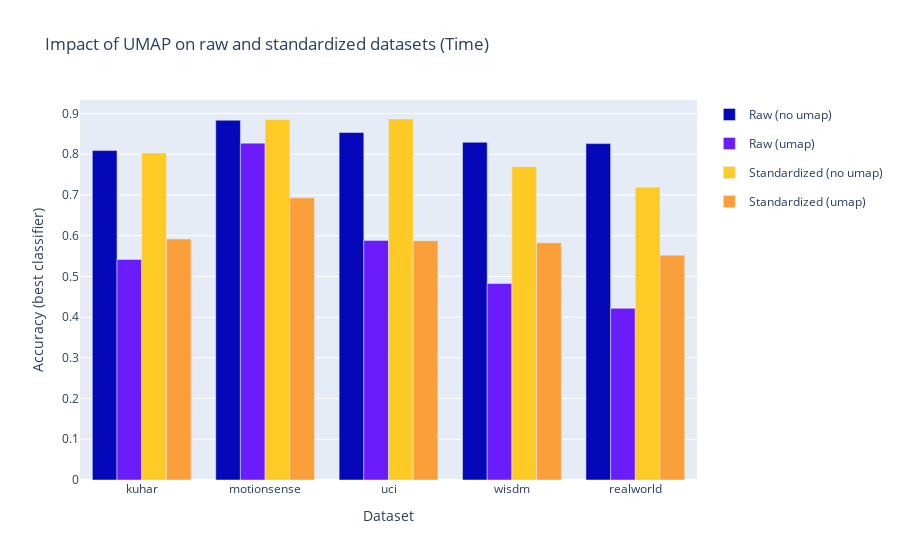

The code cell stored with this chart in its notebook:
### Code cell
experiment_uniq = [c for c in unique_exp_columns if c not in ["train_datasets", "view"]]

df = results.copy()
df = filter_domain_time_only(df)
df = filter_features_all(df)
df = filter_reducer_over_all(df)
df = filter_scaler_none(df)
df = filter_only_reducer_dataset_equals_train_dataset_or_no_reducer(df)

raw_df = filter_view_raw(df.copy())
standartized_df = filter_view_standardized_balanced(df.copy())

# for view in ["raw_balanced", "standardized_balanced"]:

fig = go.Figure()
xs = datasets
no_umap_ys = []
umap_ys = []
for dset in datasets:
    # Filter raw dsets only
    best_acc = raw_df.loc[(raw_df["train_datasets"] == dset) & (raw_df["umap components"] == 0), "accuracy (mean)"]
    no_umap_ys.append(best_acc.sort_values().iloc[-1])
    
    best_acc = raw_df.loc[(raw_df["train_datasets"] == dset) & (raw_df["umap components"] > 0), "accuracy (mean)"]
    umap_ys.append(best_acc.sort_values().iloc[-1])
    
fig.add_trace(
    go.Bar(
        x=xs,
        y=no_umap_ys,
        name="Raw (no umap)",
        marker=dict(color=px.colors.sequential.Plotly3[0]),
        legendgroup="Raw (no umap)",
    )
)
    
fig.add_trace(
    go.Bar(
        x=xs,
        y=umap_ys,
        name="Raw (umap)",
        marker=dict(color=px.colors.sequential.Plotly3[3]),
        legendgroup="Raw (best umap)",
    )
)

no_umap_ys = []
umap_ys = []
for dset in datasets:
    # Filter raw dsets only
    best_acc = standartized_df.loc[(standartized_df["train_datasets"] == dset) & (standartized_df["umap components"] == 0), "accuracy (mean)"]
    no_umap_ys.append(best_acc.sort_values().iloc[-1])
    
    best_acc = standartized_df.loc[(standartized_df["train_datasets"] == dset) & (standartized_df["umap components"] > 0), "accuracy (mean)"]
    umap_ys.append(best_acc.sort_values().iloc[-1])
    
fig.add_trace(
    go.Bar(
        x=xs,
        y=no_umap_ys,
        name="Standardized (no umap)",
        marker=dict(color=px.colors.sequential.Plasma_r[1]),
        legendgroup="Standardized (no umap)",
    )
)
    
fig.add_trace(
    go.Bar(
        x=xs,
        y=umap_ys,
        name="Standardized (umap)",
        marker=dict(color=px.colors.sequential.Plasma_r[2]),
        legendgroup="Standardized (best umap)",
    )
)

fig.update_layout(
    title="Impact of UMAP on raw and standardized datasets (Time)",
    xaxis_title="Dataset",
    yaxis_title="Accuracy (best classifier)",
)

fig.show()

### Figure 1 — Plotly figure (JSON) as saved in the notebook; plotly's stock layout.template omitted (floating-point values rounded to 4 significant figures)
{"data": [{"legendgroup": "Raw (no umap)", "marker": {"color": "#0508b8"}, "name": "Raw (no umap)", "type": "bar", "x": ["kuhar", "motionsense", "uci", "wisdm", "realworld"], "y": [0.809, 0.8834, 0.8533, 0.8293, 0.8261]}, {"legendgroup": "Raw (best umap)", "marker": {"color": "#6b1cfb"}, "name": "Raw (umap)", "type": "bar", "x": ["kuhar", "motionsense", "uci", "wisdm", "realworld"], "y": [0.5417, 0.8271, 0.5884, 0.4824, 0.4216]}, {"legendgroup": "Standardized (no umap)", "marker": {"color": "#fdca26"}, "name": "Standardized (no umap)", "type": "bar", "x": ["kuhar", "motionsense", "uci", "wisdm", "realworld"], "y": [0.8028, 0.8849, 0.8865, 0.7695, 0.7192]}, {"legendgroup": "Standardized (best umap)", "marker": {"color": "#fb9f3a"}, "name": "Standardized (umap)", "type": "bar", "x": ["kuhar", "motionsense", "uci", "wisdm", "realworld"], "y": [0.5917, 0.693, 0.5878, 0.5824, 0.5521]}], "layout": {"title": {"text": "Impact of UMAP on raw and standardized datasets (Time)"}, "xaxis": {"title": {"text": "Dataset"}}, "yaxis": {"title": {"text": "Accuracy (best classifier)"}}}}
